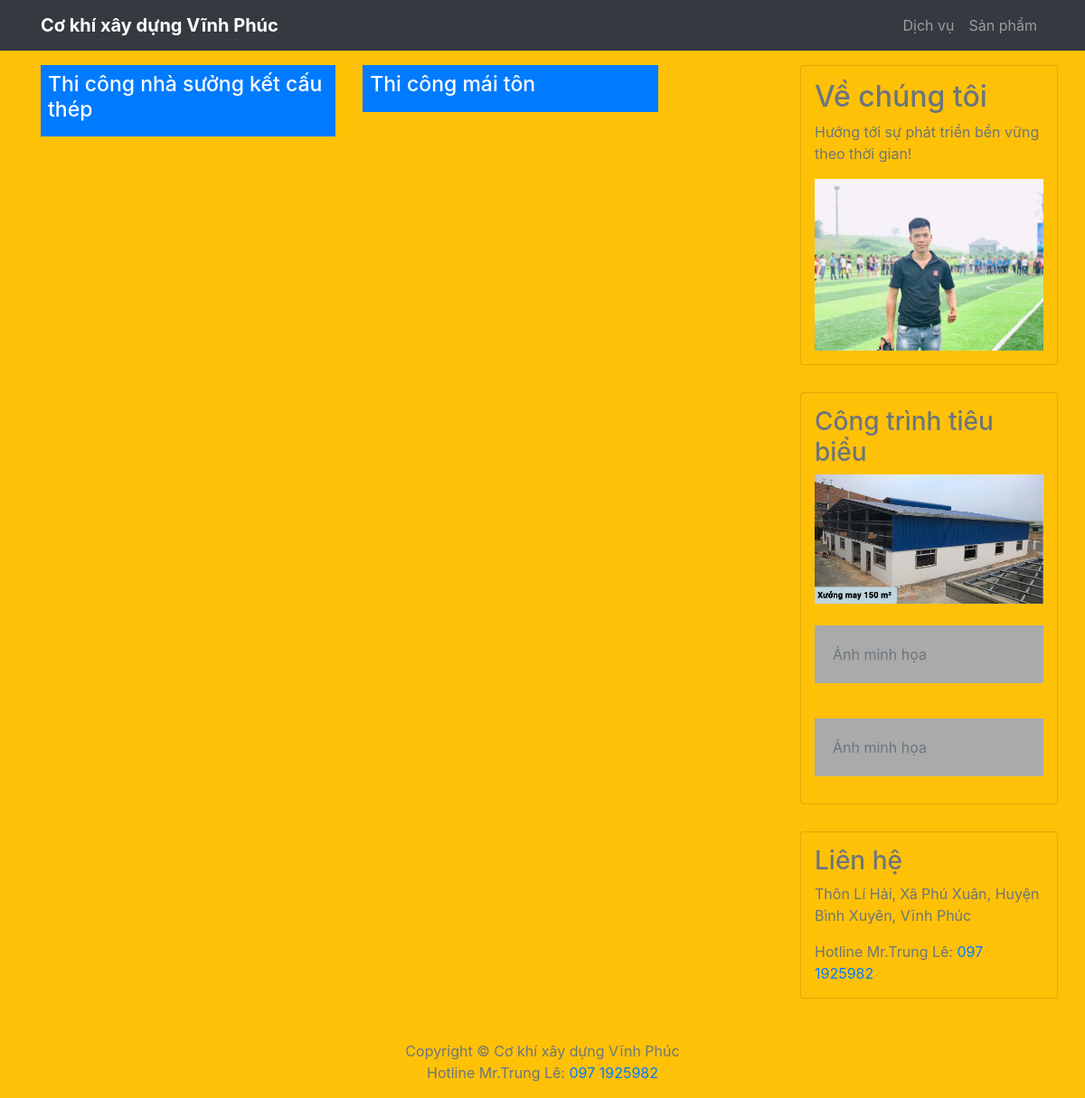
The app's page /dich-vu/, older data.
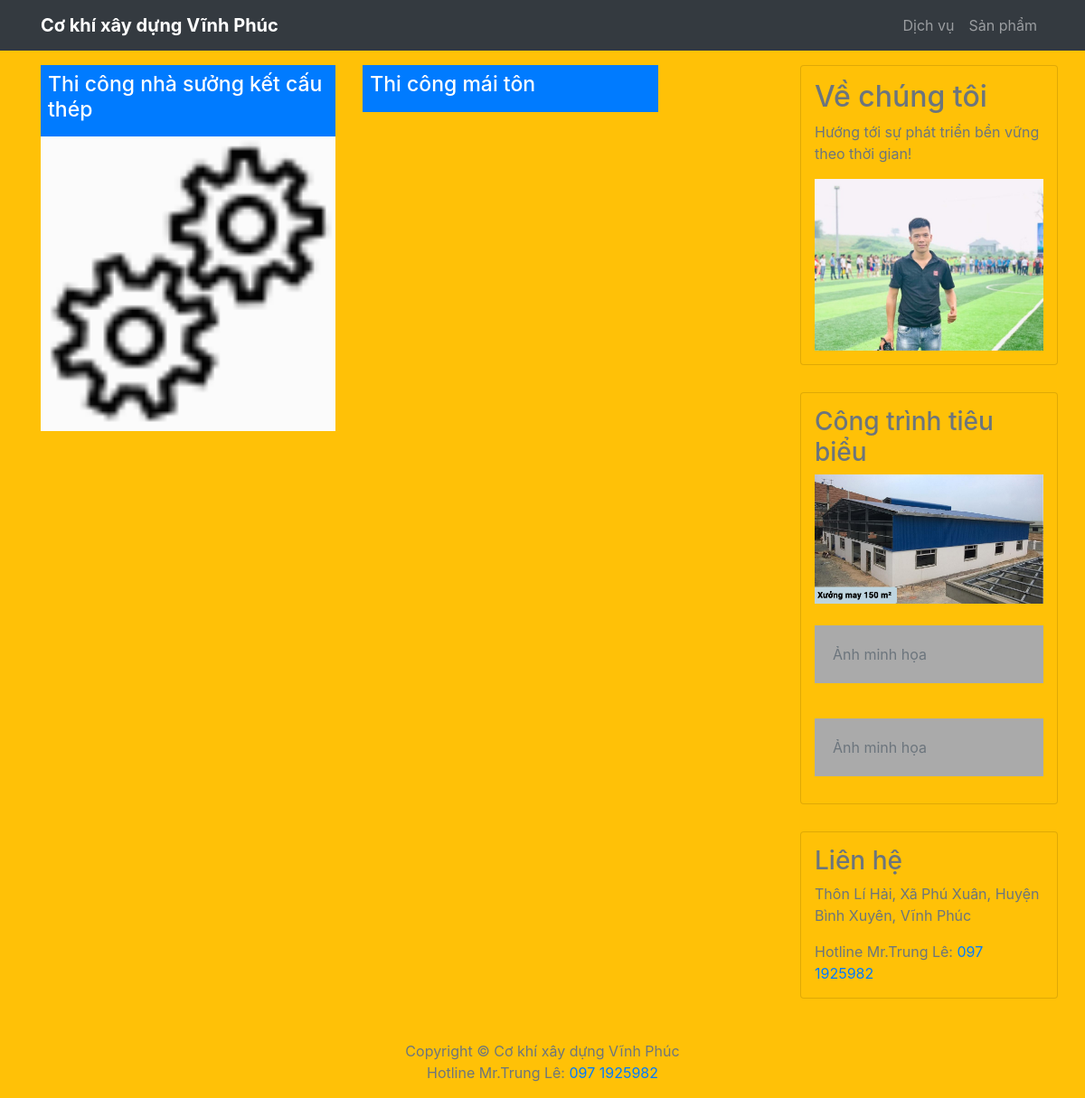
The same page, newer data.
### service/models.py (models this page shows, shortened)
class Service(models.Model):
    title = models.CharField(max_length=200, null=True, blank=False)
    slug = models.SlugField()
    content = models.TextField(null=True, blank=True)
    date_created = models.DateTimeField(auto_now_add=True)
    thumbnail = models.ImageField(upload_to = path_file_name, null=True, blank=True)

### service/views.py (the view)
# urls.py: path('', views.serviceList, name='service_list'),
def serviceList(request):
    services = Service.objects.all()
    return render(request, 'service_list.html', { 'services': services})

### templates/service_list.html (shortened to what this page needs)
{% extends "base.html" %}
{% load static %}
{% block extrahead %}
<link rel="stylesheet" href="{% static 'css/service_list.css' %}">
{% endblock extrahead %}
{% block content %}
<div class="row">
    <div class="col-md-9 pt-3">
        <div class="row">
            {% for service in services %}
            <div class="col-lg-5 col-md-6 mb-4 bg-warning text-muted service">
                <div class="p-2 bg-primary text-white">
                    <h2 href="#">{{service.title}}</h2>
                </div>
                <div class="thumbnail">
                    {% if service.thumbnail  %}
                        <img src="{{ service.thumbnail.url }}" alt="" srcset="">
                    {% else %}
                        <img src="/static/images/settings.gif" alt="" srcset="">
                    {% endif %}
                </div>
            </div>
            {% endfor %}
        </div>
    </div>
    <div class="col-md-3 p-0 pt-3">
        <div class="card bg-warning text-muted">
            <h2>Về chúng tôi</h2>
            <p>Hướng tới sự phát triển bền vững theo thời gian!</p>
            <div >
                <img class="w-100" src="/static/images/about-us.jpg" alt="" srcset="">
            </div>
        </div>
        <div class="card bg-warning text-muted">
            <h3>Công trình tiêu biểu</h3>
            <div class="">
                <img class="w-100" src="/static/images/tieu-bieu-1.jpg" alt="">
            </div><br>
            <div class="fakeimg">Ảnh minh họa</div><br>
            <div class="fakeimg">Ảnh minh họa</div>
        </div>
        <div class="card bg-warning text-muted">
            <h3>Liên hệ</h3>
            <p>Thôn Lí Hải, Xã Phú Xuân, Huyện Bình Xuyên, Vĩnh Phúc</p>
            <p class="m-0 text-muted">Hotline Mr.Trung Lê: <a href="tel:0971925982"> 097 1925982</a></p>
        </div>
    </div>
</div>
{% endblock content %}

Row changes from the older to the newer data that the page shows:
changed Service "Thi công nhà sưởng kết cấu thép": thumbnail: picture added
